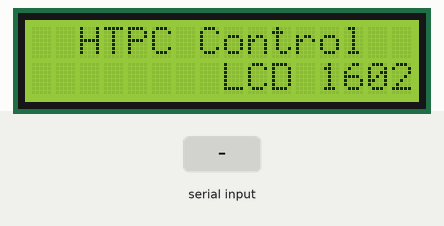
Bench run of a sketch on a simulated Arduino Uno, built with avr-gcc and run on an emulated ATmega328P. Parts: 16×2 character LCD. The test bench sets the inputs (shaded band). What the sketch prints to the serial monitor is not drawn.

Above: at 1.2 s.
1.3 s: "1" received over Serial
At 2.9 s:
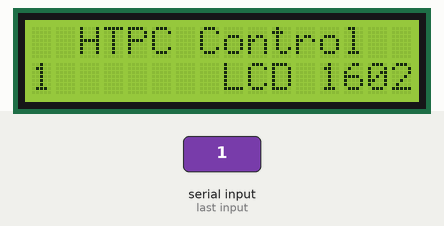
3.8 s: "0" received over Serial
At 6.0 s:
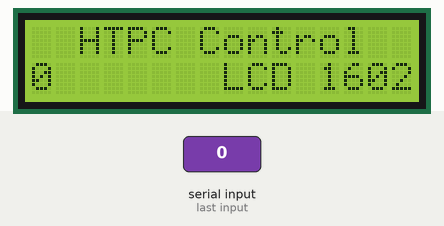
6.3 s: "2" received over Serial
At 8.0 s:
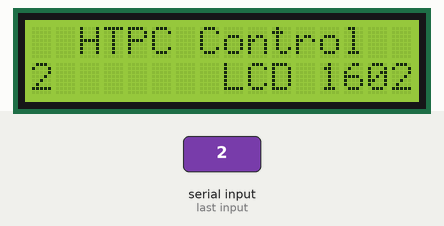
Timing chart, 0 to 9.5 s (numbered marks = the images above; inputs shaded):
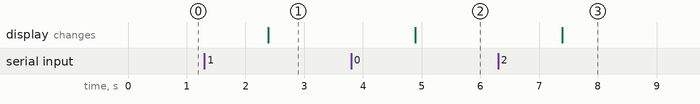

The sketch:

HTPCControl.ino
```cpp
#include <IRremote.h>
#include <Wire.h>
#include <LiquidCrystal_I2C.h>

LiquidCrystal_I2C lcd(0x27,16,2);  // Устанавливаем дисплей

int RECV_PIN = 2; // Пин подключения IR приёмника
IRrecv irrecv(RECV_PIN);
decode_results results; // Код клавиши пульта управления
int data, toggle, prevToggle;

void setup()
{
  Serial.begin(9600);
  Serial.println("Setup HTPC Control");

  // ИК приемник
  Serial.println("Enabling IRin");
  irrecv.enableIRIn(); // Включаем приемник
  Serial.println("Enabled IRin");

  // LCD
  lcd.init();
  lcd.backlight();// Включаем подсветку дисплея
  lcd.setCursor(2, 0);
  lcd.print("HTPC Control");
  lcd.setCursor(8, 1);
  lcd.print("LCD 1602");

  prevToggle = -1; // Начальное значение, в оригинале может быть только 0 или 1
}

void loop()
{
  // Отслеживаем получение сигнала от ИК порта
  if (irrecv.decode(&results)) {
    switch (results.decode_type) {
      case RC5: // Если пульт работает по протоколу RC5

        // Бит повтора
        toggle = bitRead(results.value, 11);

        // Читаем только код команды
        data = 0;
        for (int i = 0;  i < 6;  i++) {
          data = data << 1 | bitRead(results.value, i);
        }

        // Слишком быстро приходит повтор команды,
        // после песле первой команды, не повтора делаем паузу
        if (prevToggle != toggle) {
          // Выводим код клавиши в порт
          Serial.println(data, DEC);
          delay(100);
        } else {
          Serial.println(0xFFFFFFFF, DEC);
        }
        prevToggle = toggle;
        break;
      default:
        // Выводим код клавиши в порт
        Serial.println(results.value, DEC);
    };
    // Получение следующхи данных
    irrecv.resume();
  }

  // Если что-то передали в порт
  if (Serial.available() > 0) {
    lcd.setCursor(0, 1);
    lcd.print(Serial.readString());
  }

  delay(100);
}
```

Measured:
- after the input at 1.3 s, the display: changes after 1.1 s (image 1)
- after the input at 3.8 s, the display: changes after 1.1 s (image 2)
- after the input at 6.3 s, the display: changes after 1.1 s (image 3)
